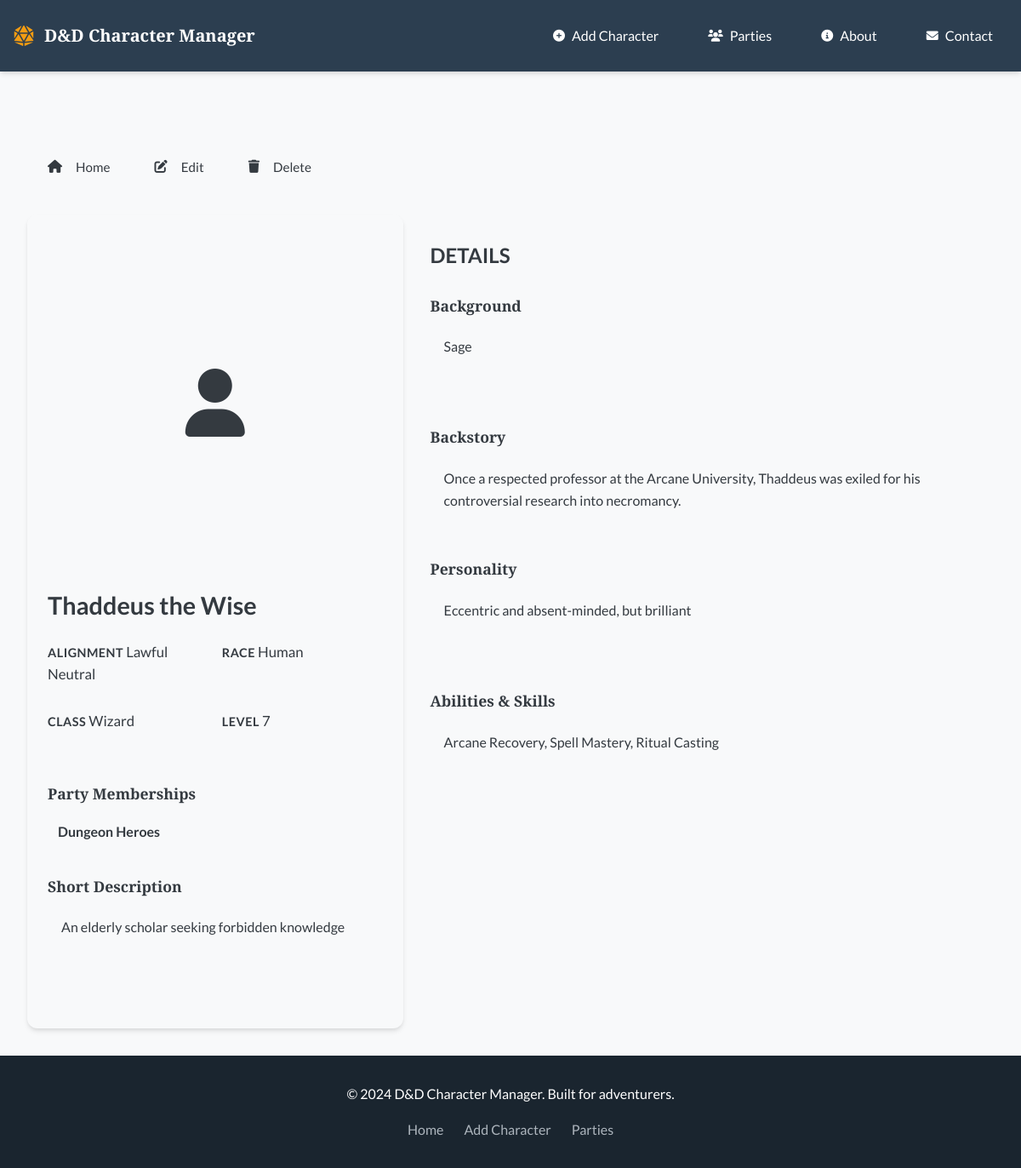
Before: /character/4 with the older database file.
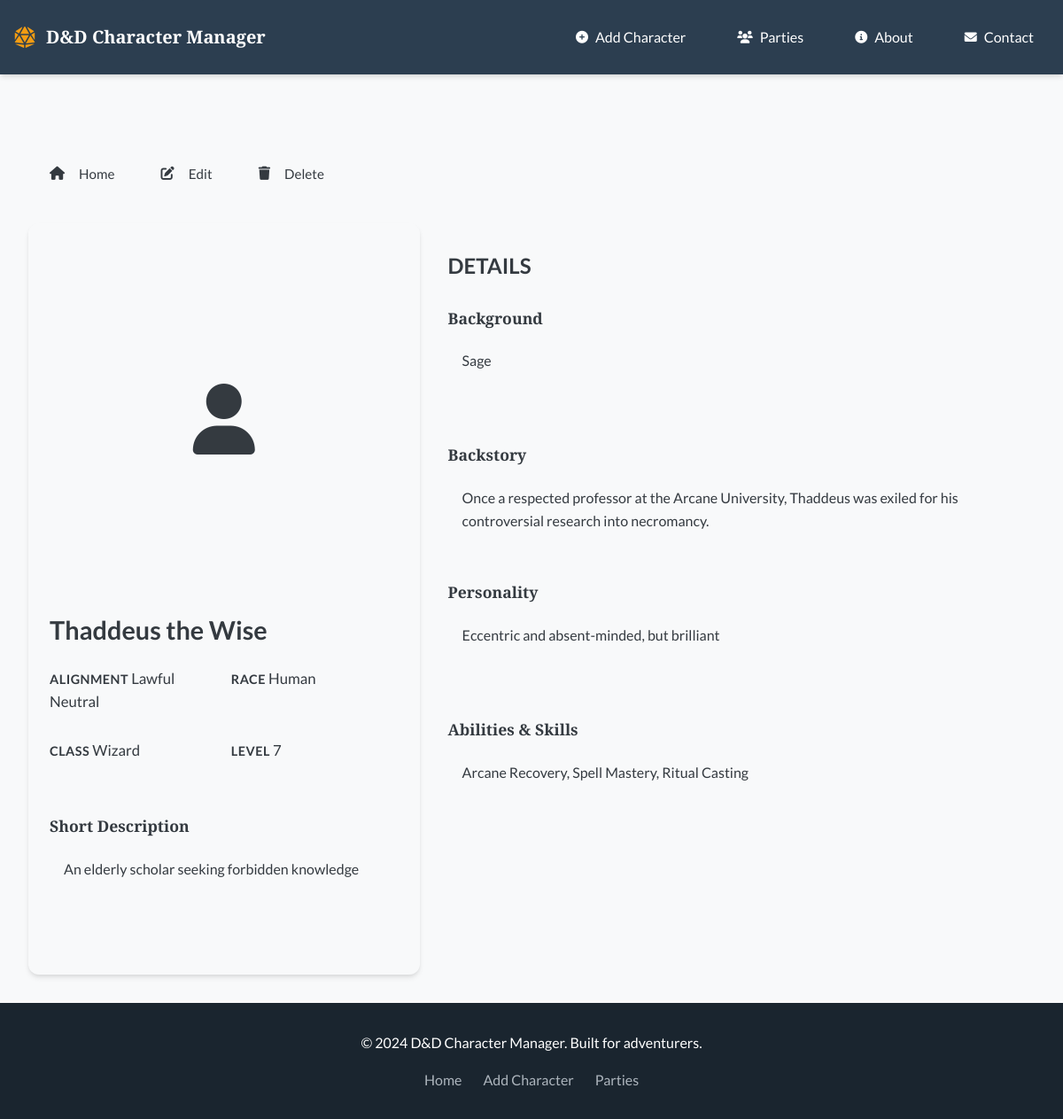
After: the same page with the newer database file.
### tables this page shows
CREATE TABLE parties (
    id INTEGER PRIMARY KEY AUTOINCREMENT,
    name TEXT NOT NULL,
    description TEXT,
    background TEXT,
    created_at TIMESTAMP DEFAULT CURRENT_TIMESTAMP
);

### flask-example/app.py (the view)
    @app.route('/character/<int:character_id>')
    def character_detail(character_id):
        db = get_db()
        character_row = db.execute('SELECT * FROM dnd_characters WHERE id = ?', (character_id,)).fetchone()
        if character_row is None:
            return "Character not Found", 404
        character = dict(character_row)
        party_info = db.execute('''
            SELECT p.* FROM parties p
            JOIN character_parties cp ON p.id = cp.party_id
            WHERE cp.character_id = ?
        ''', (character_id,)).fetchall()
        character_context = {
            'id': character['id'],
            'name': character['name'],
            'alignment': character.get('alignment', ''),
            'race': character.get('race', ''),
            'character_class': character.get('character_class', ''),
            'level': character.get('level', 1),
            'background': character.get('background', ''),
            'short_description': character.get('short_description', ''),
            'backstory': character.get('backstory', ''),
            'personality': character.get('personality', ''),
            'abilities_skills': character.get('abilities_skills', ''),
            'image_path': character.get('image_path', 'images/about.webp'),
            'image_alt': character.get('image_alt', f"Portrait of {character['name']}")
        }
        return render_template('character_detail.html', character=character_context, parties=party_info, active_page='character_detail')

### flask-example/db.py (called while the page is built)
def get_db():
    if 'db' not in g:
        database_path = current_app.config['DATABASE']
        g.db = sqlite3.connect(database_path)
        g.db.row_factory = sqlite3.Row
    return g.db

### flask-example/templates/character_detail.html (shortened to what the changed rows need)
{% extends "base.html" %}
{% block extra_css %}
<link rel="stylesheet" href="{{ url_for('static', filename='css/pages/character-detail.css') }}">
{% endblock %}
{% block content %}
<main class="character-detail-container" role="main">
    <div class="character-layout">
        <section class="character-card" aria-labelledby="character-name">
            <h1 id="character-name" class="character-name">{{ character.name }}</h1>
            {% if parties %}
            <div class="detail-item">
                <h2 class="detail-label">Party Memberships</h2>
                <div class="party-list">
                    {% for party in parties %}
                    <article class="party-item">
                        <a href="{{ url_for('party_detail', party_id=party.id) }}" class="party-link">{{ party.name }}</a>
                    </article>
                    {% endfor %}
                </div>
            </div>
            {% endif %}
            {% if character.short_description %}
            <div class="detail-item">
                <h2 class="detail-label">Short Description</h2>
            </div>
            {% endif %}
        </section>
        <section class="character-details" aria-labelledby="details-heading">
            <div class="details-section">
                <h2 id="details-heading">DETAILS</h2>
            </div>
        </section>
    </div>
</main>
{% endblock %}

Changed rows visible on the page:
removed parties: name "Dungeon Heroes"
Other visible differences:
text no longer shown: "Party Memberships"
